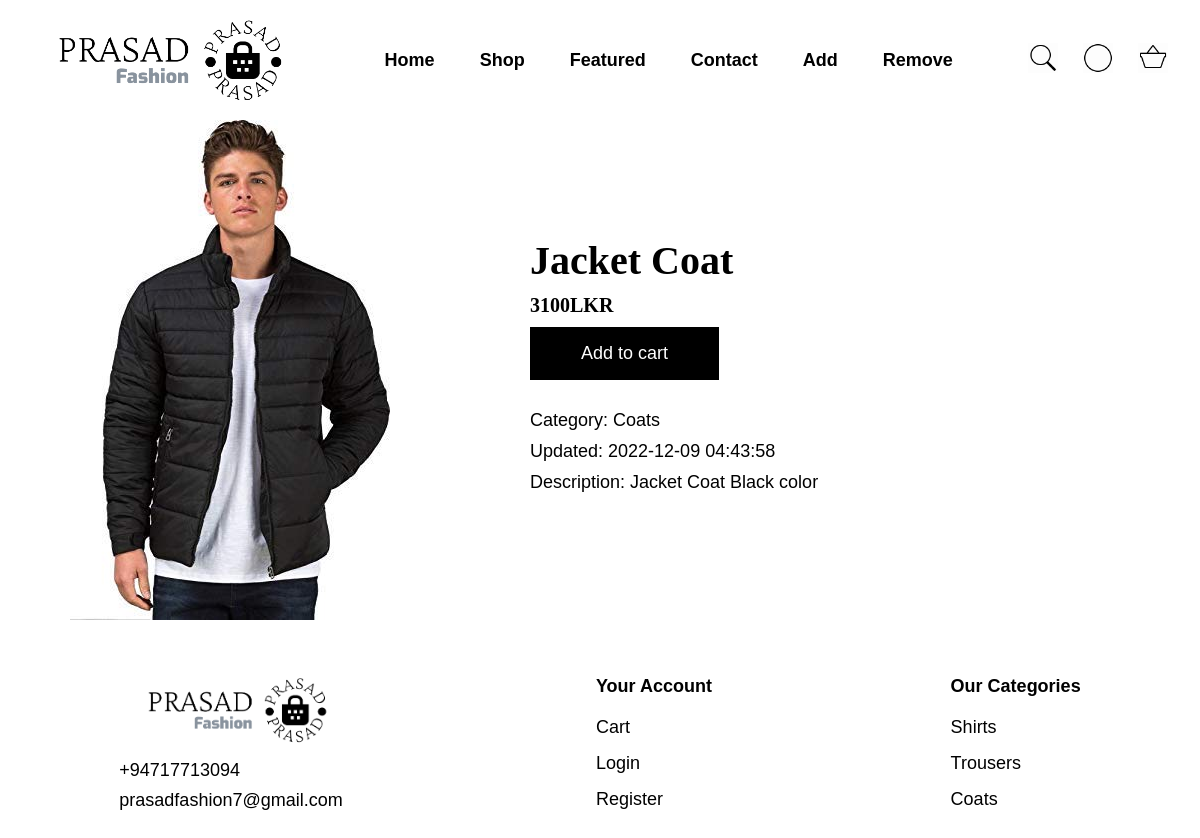
Screenshot of /item.php?item=20 with the database file from the repository.
### tables this page shows
CREATE TABLE `items` (
  `itemId` int(11) NOT NULL,
  `itemName` text NOT NULL,
  `itemDescription` text NOT NULL,
  `itemImage` text NOT NULL,
  `itemPrice` int(11) NOT NULL,
  `itemCategory` text NOT NULL,
  `itemAddedDate` timestamp NOT NULL DEFAULT current_timestamp()
);

### logic.php (called while the page is built, shortened)
<?php
    $conn = mysqli_connect("localhost", "root", "", "prasadFashion");
    if(isset($_REQUEST['item'])){
        $itemId = $_REQUEST['item'];
        $sql = "SELECT * FROM items WHERE itemId = $itemId";
        $viewItemQuery = mysqli_query($conn, $sql);
    }
?>

### item.php (the view, shortened to what this page needs)
<?php include "header.php";?>
<section id="viewItems">
    <div class="container">
        <?php foreach($viewItemQuery as $q){?>
            <img src="./items/<?php echo $q['itemImage'];?>" alt="<?php echo $q['itemName'];?>">
            <div>
                <h2><?php echo $q['itemName'];?></h2>
                <h3><?php echo $q['itemPrice'];?>LKR</h3>
                <form method="post">
                    <button type="submit" name="addToCart">Add to cart</button>
                </form>
                <p>Category: <?php echo $q['itemCategory'];?></p>
                <p>Updated: <?php echo $q['itemAddedDate'];?></p>
                <p>Description: <?php echo $q['itemDescription'];?></p>
            </div>
        <?php }?>
    </div>
</section>
<?php include "footer.php";?>

### assets/css/style.css (style rules this page uses)
* { margin: 0px; padding: 0px; }
* { font-family: Arial, Helvetica, sans-serif; color: black; font-size: 18px; }
h1,h2,h3 { font-family: Georgia, 'Times New Roman', Times, serif; font-weight: bold; }
h2 { font-size: 40px; }
h3 { font-size: 20px; }
button { background-color: #000000; border: 1px solid black; padding: 15px 50px; transition: 0.5s; color: white; }
#viewItems div.container { display: flex; justify-content: space-around; align-items: center; }
#viewItems div div { width: 600px; }
#viewItems img { max-width: 600px; max-height: 600px; transition: 0.5s; }
#viewItems h2, #viewItems h3, #viewItems p { margin-bottom: 10px; }
#viewItems button { margin-bottom: 30px; }

### rows the page displays
items: itemImage (picture), itemName "Jacket Coat", itemPrice "3100", itemCategory "Coats", itemAddedDate "2022-12-09 04:43:58", itemDescription "Jacket Coat Black color"
